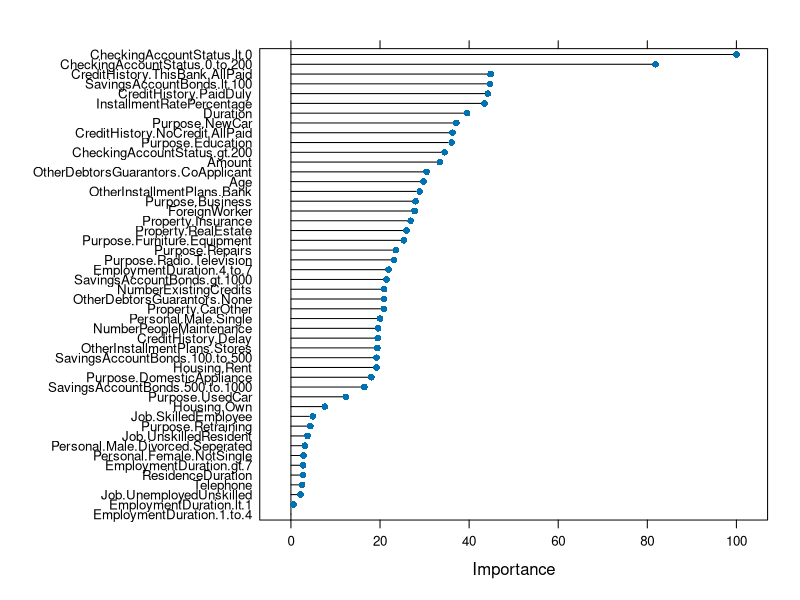

This chart was generated by the following R code: (Note: this script raises an error after producing the figure.)
#Install packages
library(dplyr)
library(caret)
#library(e1071)
library(pROC)
library(caTools)


#Utilise German Credit Data file from caret with pre-cleansed data 
#Set TARGET - BAD to 1 - i.e. we are going to predict defaults as the outcome
data(GermanCredit)
GCD <- tbl_df(GermanCredit) %>%
  mutate(ID = row_number(),
         Target = ifelse(Class == "Bad",1,0)) %>%
  select(ID,Class,Target,everything())

# Create a partition of 80% of the rows for training, 20% for validation
# Note there is no validation in the traditional SAS EM manner; instead CV training is used to optimise model
set.seed(42)
Partition_Index <- createDataPartition(GCD$Target,
                                       p=0.80, list=FALSE)
GCD_Training <- GCD[Partition_Index,]
GCD_Validation <- GCD[-Partition_Index,]


#(Check relative proportions of the target variables in the split data)
prop.table(table(GCD_Training$Target))
prop.table(table(GCD_Validation$Target))


#Build a train control object
GCD_TrCtrl <- trainControl(method="cv", 
                           summaryFunction=defaultSummary, 
                           classProbs=T,
                           savePredictions = T)
#Add in pre-processing: imputation and normalisation

#Train Logistic regression model (family = Binomial, method=glm) glmStepAIC
GCD_Model_LR <- train(Target ~
                     . -Class -ID,
                   data=GCD_Training,
                   method="glm",
                   family="binomial",
                   trControl=GCD_TrCtrl)
warnings(GCD_Model_LR)

# # #Train decision tree model (family = Binomial, method=glm) glmStepAIC
# GCD_Model_DT <- train(Target ~
#                         . -Class -ID,
#                       data=GCD_Training,
#                       method="rpart2",
#                       family="binomial",
#                       metric='RMSE',
#                       trControl=GCD_TrCtrl)
# warnings(GCD_Model_DT)


#Show model variable importance
predictors(GCD_Model_LR)
varImp(GCD_Model_LR)
plot(varImp(GCD_Model_LR))



#Aply model to validation data set - Logistic Regression
GCD_Pred_LR.obj <-predict(GCD_Model_LR, GCD_Validation)
GCD_Predict_LR <- GCD_Validation %>%
  select(ID,Observed=Target) %>%
  mutate(Predicted = ifelse(GCD_Pred_LR.obj > 0.5, 1,0),
         Pred_Prob = GCD_Pred_LR.obj) %>%
  arrange(desc(Pred_Prob))

#ConfusionMatrix on Validation data
confusionMatrix(data = GCD_Predict_LR$Predicted,
                reference = GCD_Predict_LR$Observed)



# #Aply model to validation data set - Decision Tree
# GCD_Pred_DT.obj <-predict(GCD_Model_DT, GCD_Validation)
# GCD_Predict_DT <- GCD_Validation %>%
#   select(ID,Observed=Target) %>%
#   mutate(Predicted = ifelse(GCD_Pred_DT.obj > 0.5, 1,0),
#          Pred_Prob = GCD_Pred_DT.obj) %>%
#   arrange(desc(Pred_Prob))
# 
# #ConfusionMatrix on Validation data
# confusionMatrix(data = GCD_Predict_LR$Predicted,
#                 reference = GCD_Predict_LR$Observed)



#Output AUC values
ROC.Training_LR <- roc(GCD_Model_LR$pred$obs, GCD_Model_LR$pred$pred)
ROC.Validation_LR <- roc(GCD_Predict_LR$Observed, GCD_Predict_LR$Pred_Prob)
print("TRAINING"); auc(ROC.Training_LR)
print("VALIDATION"); auc(ROC.Validation_LR)

#Plot ROC curves
plot(ROC.Training_LR, col = "blue",
     print.auc = TRUE, print.auc.y = .4)
plot(ROC.Validation_LR, col = "magenta",
     print.auc = TRUE, print.auc.y = .2,
     add = TRUE)
